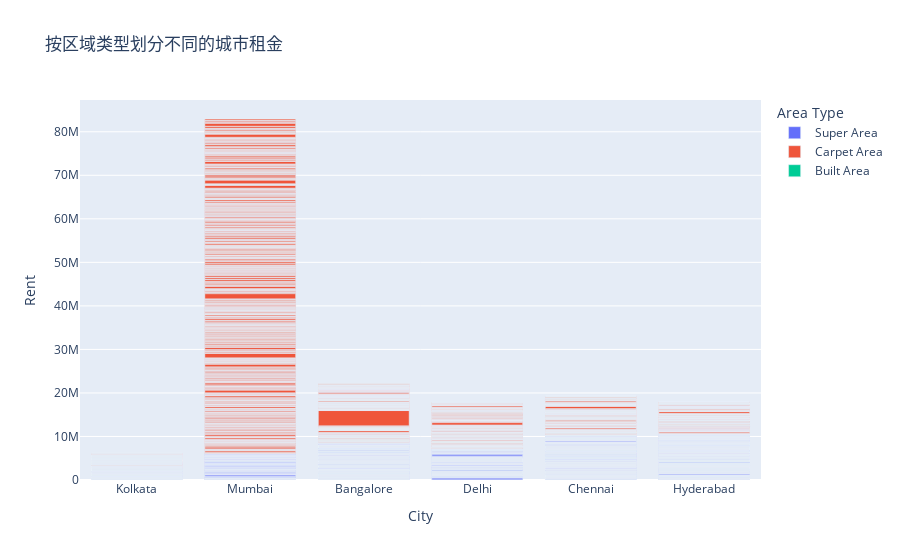

Notebook source saved alongside this figure:
### Markdown cell above
现在我们来看看不同城市按区域类型划分的房屋租金情况：

### Code cell
figure = px.bar(data, x=data["City"], 
                y = data["Rent"], 
                color = data["Area Type"],
            title="按区域类型划分不同的城市租金")
figure.show()

### Figure 1 — Plotly figure (JSON) as saved in the notebook; plotly's stock layout.template omitted (floating-point values rounded to 4 significant figures; data arrays with more than 128 entries replaced by an {"elided": "..."} marker saying what was removed)
{"data": [{"hovertemplate": "Area Type=Super Area<br>City=%{x}<br>Rent=%{y}<extra></extra>", "legendgroup": "Super Area", "marker": {"color": "#636efa", "pattern": {"shape": ""}}, "name": "Super Area", "orientation": "v", "showlegend": true, "textposition": "auto", "type": "bar", "x": {"elided": "2446 str values"}, "xaxis": "x", "y": {"elided": "2446 int values"}, "yaxis": "y"}, {"hovertemplate": "Area Type=Carpet Area<br>City=%{x}<br>Rent=%{y}<extra></extra>", "legendgroup": "Carpet Area", "marker": {"color": "#EF553B", "pattern": {"shape": ""}}, "name": "Carpet Area", "orientation": "v", "showlegend": true, "textposition": "auto", "type": "bar", "x": {"elided": "2298 str values"}, "xaxis": "x", "y": {"elided": "2298 int values"}, "yaxis": "y"}, {"hovertemplate": "Area Type=Built Area<br>City=%{x}<br>Rent=%{y}<extra></extra>", "legendgroup": "Built Area", "marker": {"color": "#00cc96", "pattern": {"shape": ""}}, "name": "Built Area", "orientation": "v", "showlegend": true, "textposition": "auto", "type": "bar", "x": ["Chennai", "Hyderabad"], "xaxis": "x", "y": [15000, 6000], "yaxis": "y"}], "layout": {"barmode": "relative", "legend": {"title": {"text": "Area Type"}, "tracegroupgap": 0}, "title": {"text": "按区域类型划分不同的城市租金"}, "xaxis": {"anchor": "y", "domain": [0, 1], "title": {"text": "City"}}, "yaxis": {"anchor": "x", "domain": [0, 1], "title": {"text": "Rent"}}}}
